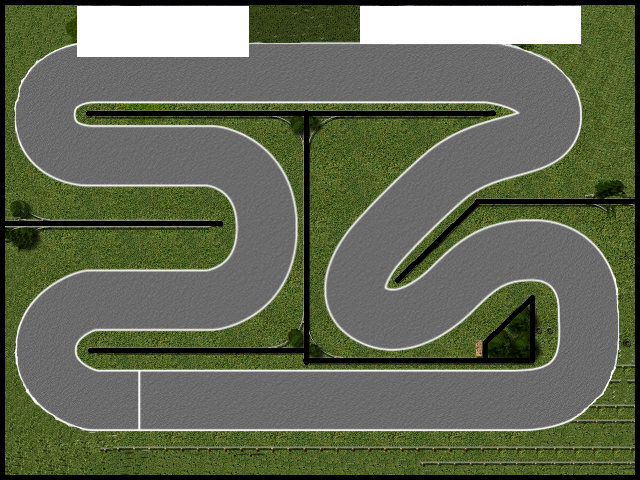
#> input picture track_segementation/rennstrecke_marked_fence_removed_bushes.png, 640 x 480 px, found by its file name
$ python generate_mask.py
#> lines starting #> are read from the running program, lines starting #| are printed output that depends on the picture; after the words box and inside, x2 and y2 are one past the last pixel; in counts of white or black regions, pixels touching at a corner belong together
import cv2
import numpy as np

IMAGE_TRACK = 'resources/rennstrecke.png'
IMAGE_FENCE = 'resources/rennstrecke_marked_fence_removed_bushes.png'

MASK_TRACK = 'resources/rennstrecke_mask_track.png'
MASK_FENCE = 'resources/rennstrecke_mask_fence.png'

# [Hue, Saturation, Value]
FILTER_TRACK_LOWER = np.array([0, 0, 50])
FILTER_TRACK_HIGHER = np.array([10, 10, 200])

FILTER_FENCE_LOWER = np.array([0, 0, 0])
FILTER_FENCE_HIGHER = np.array([1, 1, 1])

DO_TRACK = False
DO_FENCE = True

if DO_TRACK:
    image = cv2.imread(IMAGE_TRACK)

    # Convert from BGR to HSV color space (easier to filter colors)
    hsv = cv2.cvtColor(image, cv2.COLOR_BGR2HSV)

    # Create the initial mask (Track becomes White, everything else Black)
    track_mask = cv2.inRange(hsv, FILTER_TRACK_LOWER, FILTER_TRACK_HIGHER)

    # Clean up noise (fences or small details on the track) using Morphology
    kernel = np.ones((5, 5), np.uint8)
    # Closing fills in small black holes (like fences/cars) inside the white track
    track_mask = cv2.morphologyEx(track_mask, cv2.MORPH_CLOSE, kernel)
    # Opening removes tiny white specks outside the track area
    track_mask = cv2.morphologyEx(track_mask, cv2.MORPH_OPEN, kernel)

    # Save the finished mask
    cv2.imwrite(MASK_TRACK, track_mask)
    print(f"Mask generated successfully as {MASK_TRACK}!")

if DO_FENCE:
    image = cv2.imread(IMAGE_FENCE)
#> image is the input picture: shape (480, 640, 3); mean B, G, R 83.2, 106, 99.1

    # Convert from BGR to HSV color space (easier to filter colors)
    hsv = cv2.cvtColor(image, cv2.COLOR_BGR2HSV)
#> hsv: shape (480, 640, 3); mean H, S, V 17.3, 63.9, 106

    # Create the initial mask (Track becomes White, everything else Black)
    track_mask = cv2.inRange(hsv, FILTER_FENCE_LOWER, FILTER_FENCE_HIGHER)
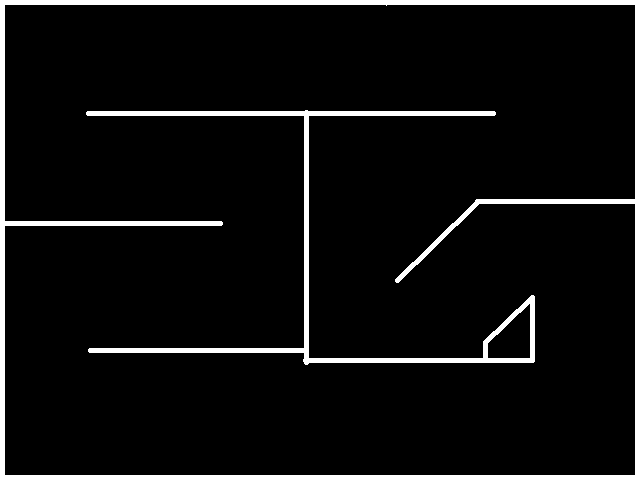
#> track_mask: shape (480, 640); 6.4% white; 2 white regions, box (x1, y1, x2, y2) and area: (0, 0, 640, 480) 13543, (86, 110, 535, 365) 6198

    # Save the finished mask
    cv2.imwrite(MASK_FENCE, track_mask)
    print(f"Mask generated successfully as {MASK_FENCE}!")
